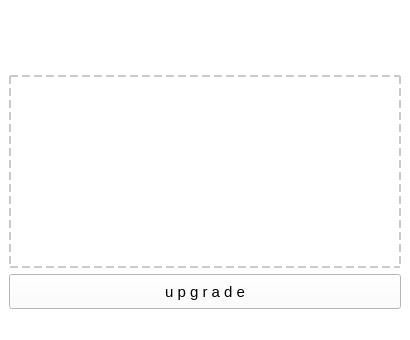
<?xml version="1.0" encoding="UTF-8"?>
<ui version="4.0">
 <class>MainWindow</class>
 <widget class="QMainWindow" name="MainWindow">
  <property name="geometry">
   <rect>
    <x>0</x>
    <y>0</y>
    <width>410</width>
    <height>340</height>
   </rect>
  </property>
  <property name="minimumSize">
   <size>
    <width>410</width>
    <height>340</height>
   </size>
  </property>
  <property name="maximumSize">
   <size>
    <width>410</width>
    <height>340</height>
   </size>
  </property>
  <property name="windowTitle">
   <string>TboxUpgradeTool</string>
  </property>
  <property name="styleSheet">
   <string notr="true">background-color: rgb(255, 255, 255);</string>
  </property>
  <widget class="QWidget" name="centralwidget">
   <layout class="QVBoxLayout" name="verticalLayout">
    <item>
     <widget class="QWidget" name="widget_iconShow" native="true">
      <property name="minimumSize">
       <size>
        <width>0</width>
        <height>60</height>
       </size>
      </property>
      <property name="maximumSize">
       <size>
        <width>16777215</width>
        <height>60</height>
       </size>
      </property>
      <property name="styleSheet">
       <string notr="true">background-color: rgb(255, 255, 255);</string>
      </property>
      <layout class="QHBoxLayout" name="horizontalLayout">
       <item>
        <widget class="QLabel" name="label_wifiIcon">
         <property name="minimumSize">
          <size>
           <width>25</width>
           <height>25</height>
          </size>
         </property>
         <property name="maximumSize">
          <size>
           <width>25</width>
           <height>25</height>
          </size>
         </property>
         <property name="styleSheet">
          <string notr="true"/>
         </property>
         <property name="text">
          <string/>
         </property>
         <property name="scaledContents">
          <bool>true</bool>
         </property>
        </widget>
       </item>
       <item>
        <widget class="QLabel" name="label_tboxConMsg">
         <property name="minimumSize">
          <size>
           <width>110</width>
           <height>40</height>
          </size>
         </property>
         <property name="maximumSize">
          <size>
           <width>110</width>
           <height>40</height>
          </size>
         </property>
         <property name="styleSheet">
          <string notr="true"/>
         </property>
         <property name="text">
          <string/>
         </property>
        </widget>
       </item>
       <item>
        <widget class="QLabel" name="label_line">
         <property name="minimumSize">
          <size>
           <width>130</width>
           <height>10</height>
          </size>
         </property>
         <property name="maximumSize">
          <size>
           <width>130</width>
           <height>10</height>
          </size>
         </property>
         <property name="sizeIncrement">
          <size>
           <width>130</width>
           <height>15</height>
          </size>
         </property>
         <property name="text">
          <string/>
         </property>
         <property name="scaledContents">
          <bool>true</bool>
         </property>
        </widget>
       </item>
       <item>
        <widget class="QLabel" name="label_sendIcon">
         <property name="minimumSize">
          <size>
           <width>25</width>
           <height>25</height>
          </size>
         </property>
         <property name="maximumSize">
          <size>
           <width>25</width>
           <height>25</height>
          </size>
         </property>
         <property name="sizeIncrement">
          <size>
           <width>50</width>
           <height>50</height>
          </size>
         </property>
         <property name="text">
          <string/>
         </property>
         <property name="scaledContents">
          <bool>true</bool>
         </property>
        </widget>
       </item>
       <item>
        <widget class="QLabel" name="label_sendMsg">
         <property name="minimumSize">
          <size>
           <width>70</width>
           <height>40</height>
          </size>
         </property>
         <property name="maximumSize">
          <size>
           <width>70</width>
           <height>40</height>
          </size>
         </property>
         <property name="text">
          <string/>
         </property>
        </widget>
       </item>
      </layout>
     </widget>
    </item>
    <item>
     <widget class="QWidget" name="widget_selectFile" native="true">
      <property name="styleSheet">
       <string notr="true">background-color: rgb(255, 255, 255);
border: 2px dashed #cacaca;</string>
      </property>
     </widget>
    </item>
    <item>
     <widget class="QPushButton" name="pushButton_upload">
      <property name="minimumSize">
       <size>
        <width>0</width>
        <height>35</height>
       </size>
      </property>
      <property name="sizeIncrement">
       <size>
        <width>0</width>
        <height>35</height>
       </size>
      </property>
      <property name="font">
       <font>
        <pointsize>11</pointsize>
       </font>
      </property>
      <property name="styleSheet">
       <string notr="true"/>
      </property>
      <property name="text">
       <string>u p g r a d e</string>
      </property>
     </widget>
    </item>
   </layout>
  </widget>
  <widget class="QStatusBar" name="statusbar"/>
 </widget>
 <resources/>
 <connections/>
</ui>
